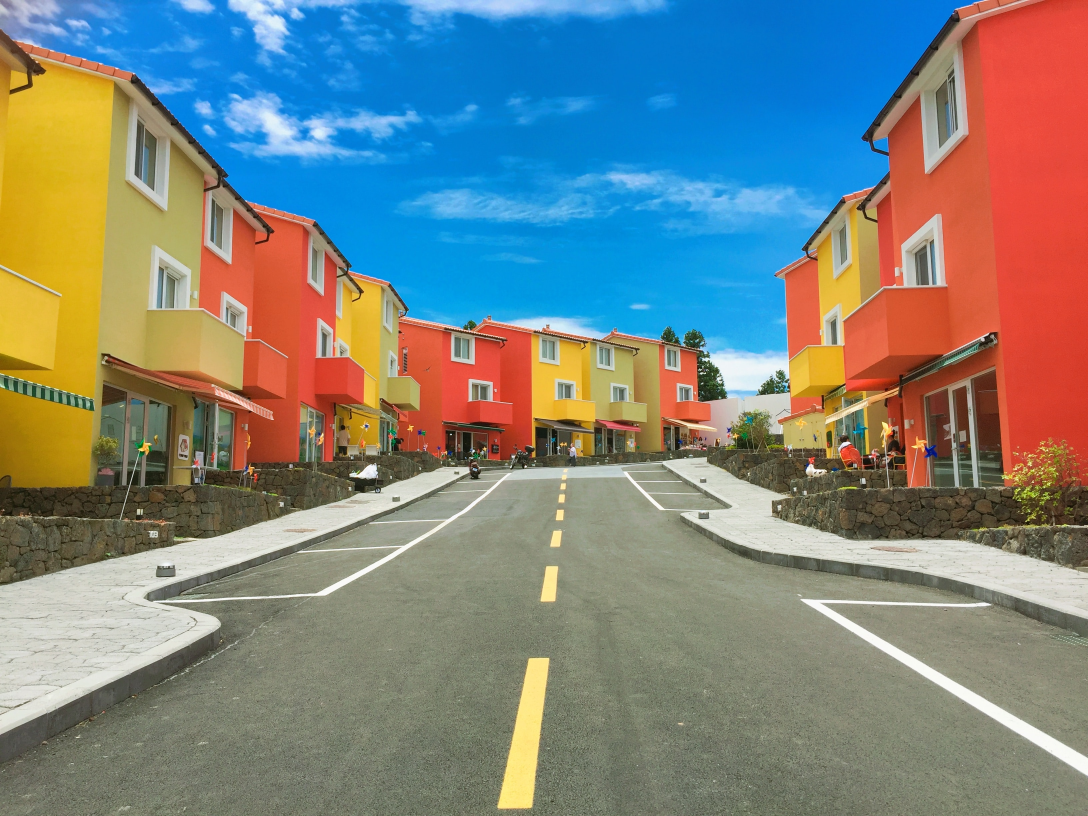
#> input picture pic2.jpg, 3264 x 2448 px (shown at 1/3 size)
$ jupyter execute 'Color Identification in Images.ipynb'
#> lines starting #> are read from the running program, lines starting #| are printed output that depends on the picture
   # COMPUTER VISION & IOT

# Name: Patel Mayuri Pankaj
# Task 2: Color Identification of Images
# gripjune21

[cell 1]
import numpy as np
import cv2
from sklearn.cluster import KMeans

[cell 2]
import matplotlib.pyplot as plt
from collections import Counter
from skimage.color import rgb2lab, deltaE_cie76
import os

[cell 3]
img=cv2.imread('pic2.jpg')
#> img is the input picture: shape (2448, 3264, 3); mean B, G, R 127.1, 132.5, 125.9
print("The type of this input is {}".format(type(img)))
#| The type of this input is <class 'numpy.ndarray'>
print("Shape: {}".format(img.shape))
#| Shape: (2448, 3264, 3)
plt.imshow(img)

[cell 4]
img = cv2.cvtColor(img, cv2.COLOR_BGR2RGB)
plt.imshow(img)

[cell 5]
gray_img = cv2.cvtColor(img, cv2.COLOR_BGR2GRAY)
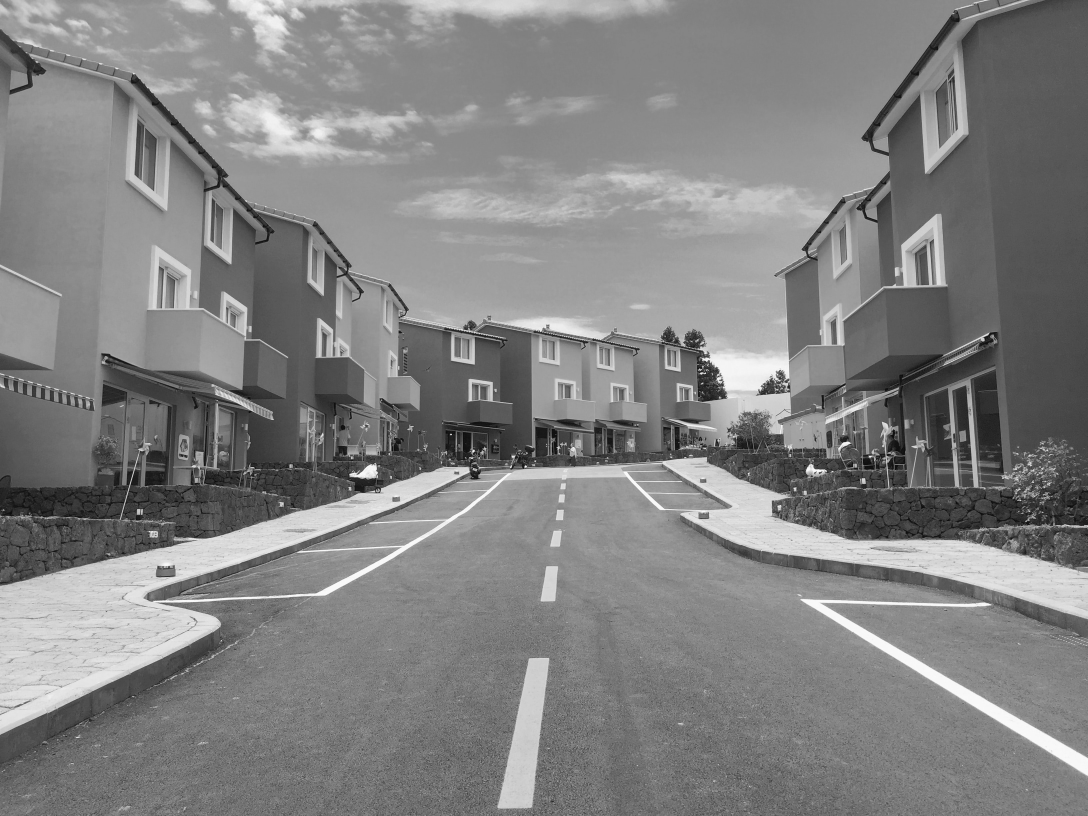
#> gray_img: shape (2448, 3264) (shown at 1/3 size); min 1, max 255, mean 130.1
plt.imshow(gray_img, cmap='gray')

[cell 6]
resized_img = cv2.resize(img, (700, 600))
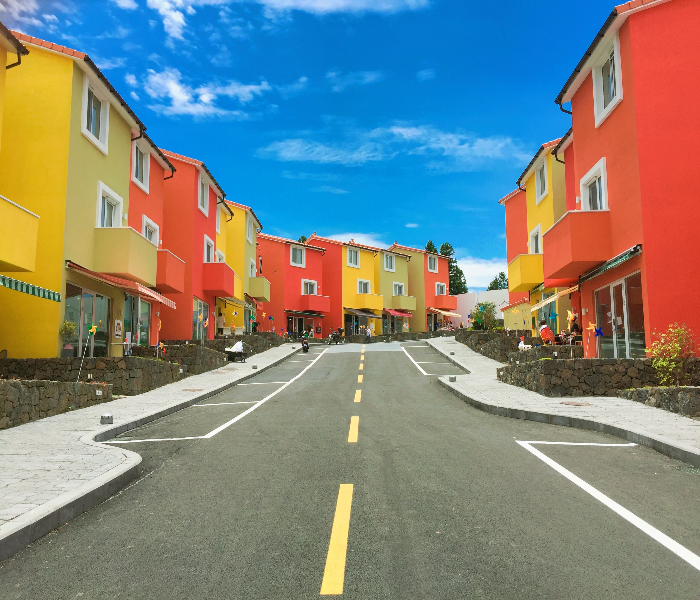
#> resized_img: shape (600, 700, 3); mean R, G, B 125.8, 132.4, 127
plt.imshow(resized_img)

[cell 7]
def RGB2HEX(color):
    return "#{:02x}{:02x}{:02x}".format(int(color[0]), int(color[1]), int(color[2]))

[cell 8]
def get_image(image_path):
    image = cv2.imread(image_path)
    image = cv2.cvtColor(image, cv2.COLOR_BGR2RGB)
    return image

[cell 9]
def get_colors(image, number_of_colors, show_chart):

#> called with number_of_colors = 8, show_chart = True
    modified_image = cv2.resize(image, (600, 400), interpolation = cv2.INTER_AREA)
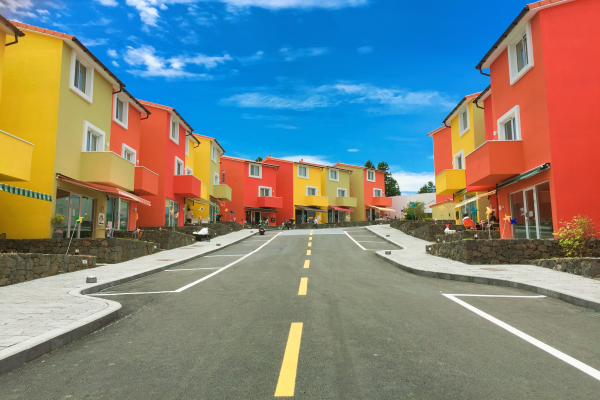
#> modified_image: shape (400, 600, 3); mean R, G, B 125.9, 132.5, 127.1
    modified_image = modified_image.reshape(modified_image.shape[0]*modified_image.shape[1], 3)

    clf = KMeans(n_clusters = number_of_colors)
    labels = clf.fit_predict(modified_image)

    counts = Counter(labels)
#> counts = {5: 53456, 1: 36105, 0: 21768, 7: 8968, 2: 47147, 3: 31651, 4: 25952, 6: 14953}
    # sort to ensure correct color percentage
    counts = dict(sorted(counts.items()))
#> counts = {0: 21768, 1: 36105, 2: 47147, 3: 31651, 4: 25952, 5: 53456, 6: 14953, 7: 8968}

    center_colors = clf.cluster_centers_
    # We get ordered colors by iterating through the keys
    ordered_colors = [center_colors[i] for i in counts.keys()]
#> ordered_colors = [[212.6, 213.8, 202.6], [157.9, 153.2, 122.5], [8.23, 136.2, 220.5], [215.6, 81.43, 55.27], [83.23, 70.81, 49.37], [121.5, 124.3, 104.2], [217.6, 172.7, 37.97], [81.87, 169.8, 234.4]]
    hex_colors = [RGB2HEX(ordered_colors[i]) for i in counts.keys()]
#> hex_colors = ['#d4d5ca', '#9d997a', '#0888dc', '#d75137', '#534631', '#797c68', '#d9ac25', '#51a9ea']
    rgb_colors = [ordered_colors[i] for i in counts.keys()]
#> rgb_colors has the same summary as ordered_colors

    if (show_chart):
        plt.figure(figsize = (8, 6))
        plt.pie(counts.values(), labels = hex_colors, colors = hex_colors)

    return rgb_colors

[cell 10]
get_colors(get_image('pic2.jpg'), 8, True)
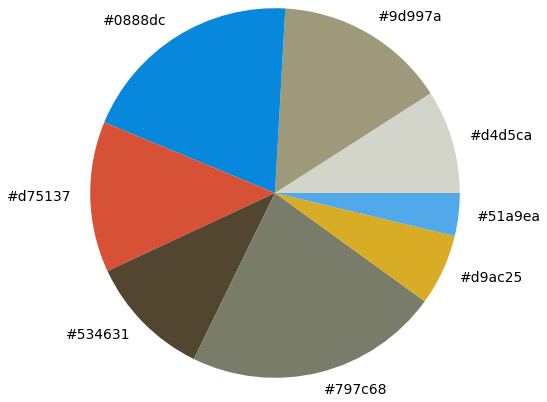
#> figure drawn by matplotlib, 1 panel

$ run again, with pic.jpg copied over pic2.jpg
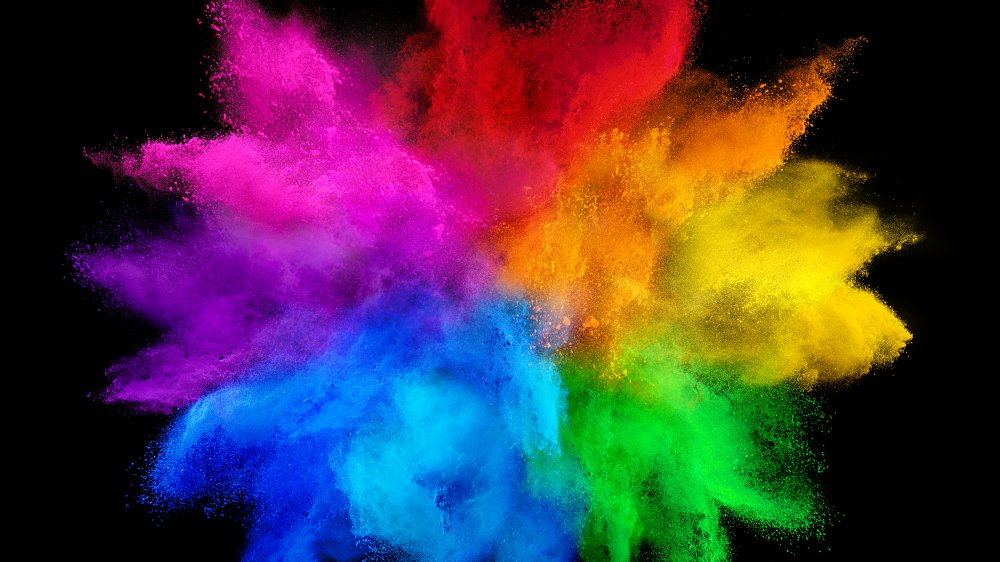
#> input picture pic.jpg, 1000 x 562 px
#> img is the input picture: shape (562, 1000, 3); mean B, G, R 66.2, 54.9, 75.9
#| The type of this input is <class 'numpy.ndarray'>
#| Shape: (562, 1000, 3)
#> in get_colors, `modified_image = cv2.resize(image, (600, 400), interpolation = cv2.INT..`:
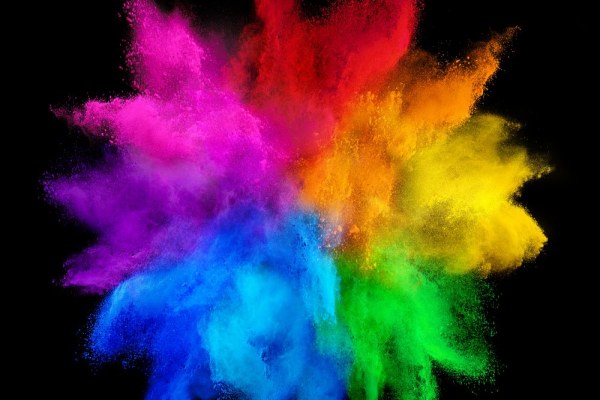
#> modified_image: shape (400, 600, 3); mean R, G, B 75.9, 54.9, 66.2
#> in get_colors, `counts = Counter(labels)`: counts = {1: 93207, 4: 26220, 7: 18223, 3: 18695, 2: 31406, 6: 16715, 0: 19207, 5: 16327}
#> in get_colors, `counts = dict(sorted(counts.items()))`: counts = {0: 19207, 1: 93207, 2: 31406, 3: 18695, 4: 26220, 5: 16327, 6: 16715, 7: 18223}
#> ordered_colors = [[6.52, 143, 230.7], [5.12, 3.69, 4.08], [212.9, 153.8, 10.45], [212.6, 23.83, 173.7], [164.8, 26.12, 27.98], [17.59, 171.3, 32.93], [12.38, 62.12, 201.5], [117, 16.67, 157.2]]
#> hex_colors = ['#068ee6', '#050304', '#d4990a', '#d417ad', '#a41a1b', '#11ab20', '#0c3ec9', '#75109d']
#> rgb_colors has the same summary as ordered_colors
#> `[cell 10] get_colors(get_image('pic2.jpg'), 8, True)`:
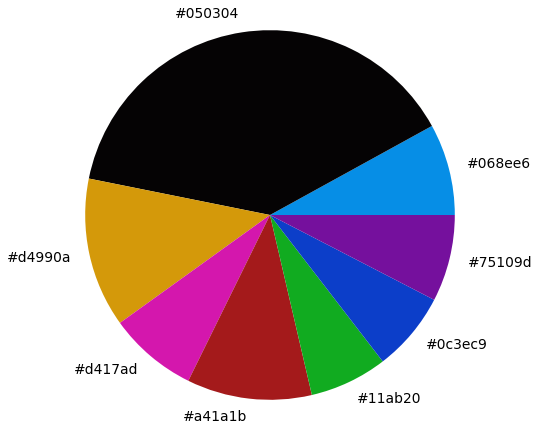
#> figure drawn by matplotlib, 1 panel
